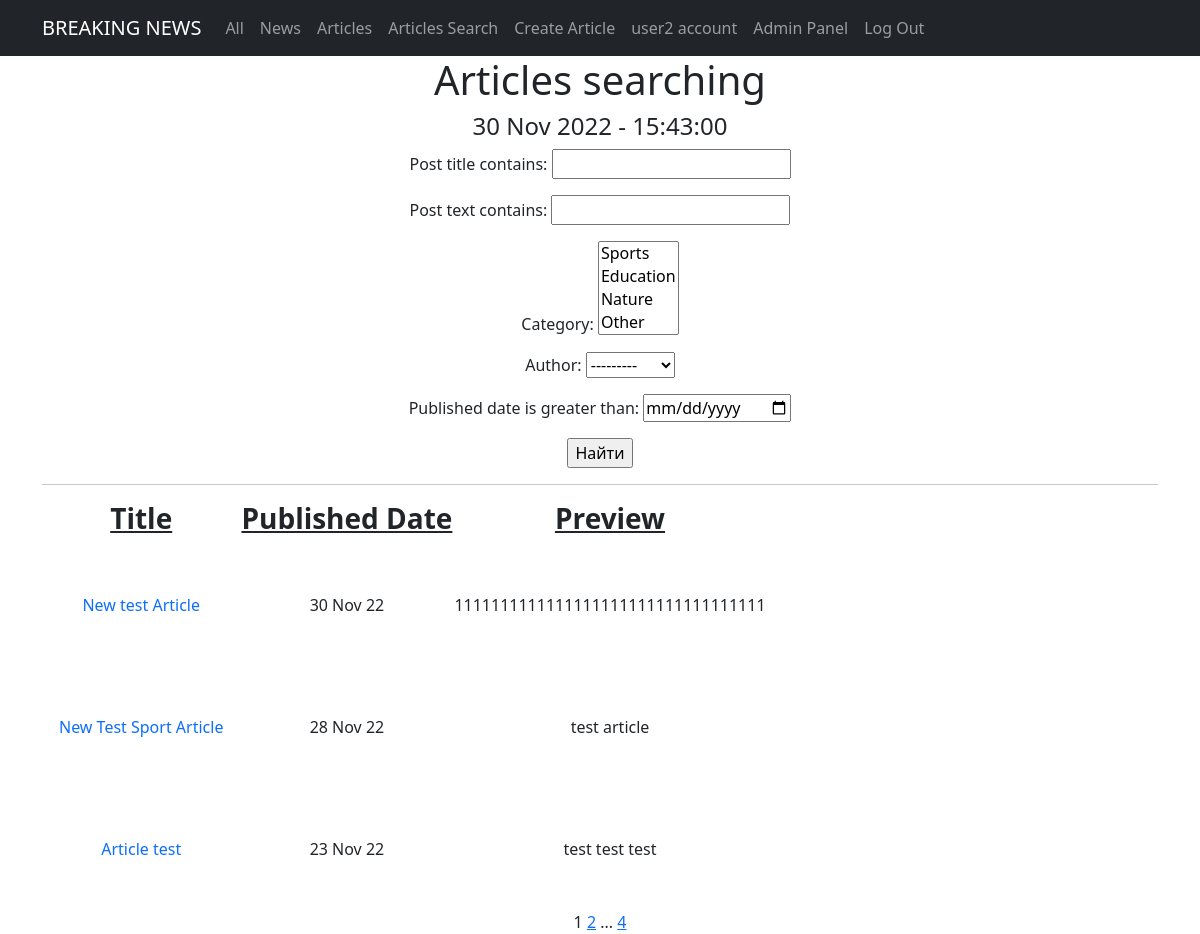
The page /articles/search/ (signed in) on the database its author committed.
### newsportal/models.py (models this page shows, shortened)
class Category(models.Model):
    category = models.CharField(unique=True, max_length=100)
    users = models.ManyToManyField(User, through='Subscribers', blank=True)
    def __str__(self):
        return f'{self.category}'

class Post(models.Model):
    author = models.ForeignKey(Author, on_delete=models.CASCADE)
    type = models.CharField(max_length=2, choices=TYPES, default=news)
    published_date = models.DateTimeField(auto_now_add=True)
    post_title = models.CharField(max_length=100)
    post_text = models.TextField()
    category = models.ManyToManyField(Category, through="PostCategory")
    post_rating = models.IntegerField(default=0)

### newsportal/views.py (the view)
class ArticleSearch(PostSearch):
    template_name = 'article_search.html'
    def get_queryset(self):
        queryset = super().get_queryset()
        self.filterset = PostFilter(self.request.GET, queryset)
        return self.filterset.qs.filter(type="AR")

### newsportal/models.py (called while the page is built)
    def __str__(self):
        return f'{self.user.username}'

### newsportal/templatetags/custom_filters.py (called while the page is built)
@register.filter()
def censor(text):
    if isinstance(text, str):
        wordstocensor = ['fool', 'death', 'suffer']
        text = re.split('(\W+)', text)
        for i, j in enumerate(text):
            for k in wordstocensor:
                if k in j.lower():
                    text[i] = text[i][0] + '*'*(len(text[i]) - 1)
        return ''.join(text)
    else:
        raise Exception("This filter is applicable only to the <class 'str'>")

### newsportal/templatetags/custom_tags.py (called while the page is built)
@register.simple_tag()
def current_time(format_string='%d %b %Y - %H:%M:%S'):
    return datetime.now().astimezone().strftime(format_string)

@register.simple_tag(takes_context=True)
def url_replace(context, **kwargs):
   d = context['request'].GET.copy()
   for k, v in kwargs.items():
       d[k] = v
   return d.urlencode()

### newsportal/views.py (called while the page is built)
    def get_queryset(self):
        queryset = super().get_queryset()
        self.filterset = PostFilter(self.request.GET, queryset)
        return self.filterset.qs

    def get_context_data(self, **kwargs):
        context = super().get_context_data(**kwargs)
        context['filterset'] = self.filterset
        return context

### templates/article_search.html (shortened to what this page needs)
{% extends 'articles.html' %}
{% load custom_filters %}
{% load custom_tags %}
{% block content %}
<h1>Articles searching</h1>
<h4>{% current_time '%d %b %Y - %H:%M:%S' %}</h4>
   <form action="" method="get">
       {{ filterset.form.as_p }}
       <input type="submit" value="Найти" />
   </form>
<hr>
   {% if posts %}
       <table>
           <tr>
               <td><h3><span style="text-decoration: underline;"><strong>Title</strong></span></h3></td>
               <td><h3><span style="text-decoration: underline;"><strong>Published Date</strong></span></h3></td>
               <td><h3><span style="text-decoration: underline;"><strong>Preview</strong></span></h3></td>
           </tr>
           {% for post in posts %}
           <tr>
               <td><a class="nav-link" href="/articles/{{post.pk}}">{{ post.post_title|censor }}</a></td>
               <td>{{ post.published_date|date:'d M y' }}</td>
               <td>{{ post.post_text|truncatewords:20|censor }}</td>
               <td><p>&nbsp;</p><p>&nbsp;</p><p>&nbsp;</p></td>
           </tr>
           {% endfor %}
       </table>
   {% else %}
       <h2>Nothing here</h2>
   {% endif %}
{% endblock content %}

### templates/flatpages/default.html (shortened to what this page needs)
<!DOCTYPE html>
<html lang="en">
    <head>
        {% load static %}
        <link href="{% static 'css/styles.css' %}" rel="stylesheet" />
    </head>
    <body>
        <nav class="navbar navbar-expand-lg navbar-dark bg-dark static-top">
            <div class="container">
                <a class="navbar-brand" href="#">BREAKING NEWS</a>
                <div class="collapse navbar-collapse" id="navbarResponsive">
                    <ul class="navbar-nav ml-auto">
                        {% block view %}
                        <li class="nav-item active">
                            <a class="nav-link" href="/">All</a>
                        </li>
                        <li class="nav-item">
                            <a class="nav-link" href="/news/">News</a>
                        </li>
                        <li class="nav-item">
                            <a class="nav-link" href="/articles/">Articles</a>
                        </li>
                        {% endblock view %}
                        {% block content2 %}
                        {% endblock content2 %}
                        {% block account %}
                        <li class="nav-item">
                            <a class="nav-link" href="/account/">{{ request.user.username }} account</a>
                        </li>
                        {% endblock account %}
                        <li class="nav-item">
                            <a class="nav-link" href="/admin/">Admin Panel</a>
                        </li>
                        {% block blogout %}
                        <li class="nav-item">
                            <a class="nav-link" href="/sign/logout/">Log Out</a>
                        </li>
                        {% endblock blogout %}
                    </ul>
                </div>
            </div>
        </nav>
        <div class="container">
            <div class="row">
                <div class="col-lg-12 text-center">
                    {% block content %}{% endblock content %}
                    {% block content3 %}
                    {% endblock content3 %}
                </div>
            </div>
        </div>
    </body>
</html>

### rows shown on the page
Category: category "Sports / Education / Nature / Other"
Post: post_title|censor "New test Article", published_date "30 Nov 22", post_text|censor "1111111111111111111111111111111111"
Post: post_title|censor "New Test Sport Article", published_date "28 Nov 22", post_text|censor "test article"
Post: post_title|censor "Article test", published_date "23 Nov 22", post_text|censor "test test test"

### other values the page prints
{{ request.user.username }} "user2"
{{ page_obj.number }} "1"
{{ page_obj.next_page_number }} "2"
{{ page_obj.paginator.num_pages }} "4"
